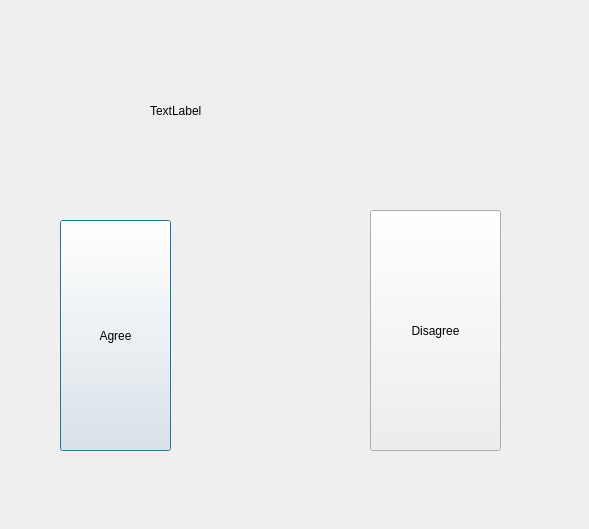
<?xml version="1.0" encoding="UTF-8"?>
<ui version="4.0">
 <class>GameWindow</class>
 <widget class="QDialog" name="GameWindow">
  <property name="geometry">
   <rect>
    <x>0</x>
    <y>0</y>
    <width>589</width>
    <height>529</height>
   </rect>
  </property>
  <property name="windowTitle">
   <string>Dialog</string>
  </property>
  <widget class="QPushButton" name="YesButton">
   <property name="geometry">
    <rect>
     <x>60</x>
     <y>220</y>
     <width>111</width>
     <height>231</height>
    </rect>
   </property>
   <property name="text">
    <string>Agree</string>
   </property>
  </widget>
  <widget class="QPushButton" name="NoButton">
   <property name="geometry">
    <rect>
     <x>370</x>
     <y>210</y>
     <width>131</width>
     <height>241</height>
    </rect>
   </property>
   <property name="text">
    <string>Disagree</string>
   </property>
  </widget>
  <widget class="QLabel" name="label">
   <property name="geometry">
    <rect>
     <x>150</x>
     <y>60</y>
     <width>261</width>
     <height>101</height>
    </rect>
   </property>
   <property name="text">
    <string>TextLabel</string>
   </property>
  </widget>
 </widget>
 <resources/>
 <connections/>
</ui>
